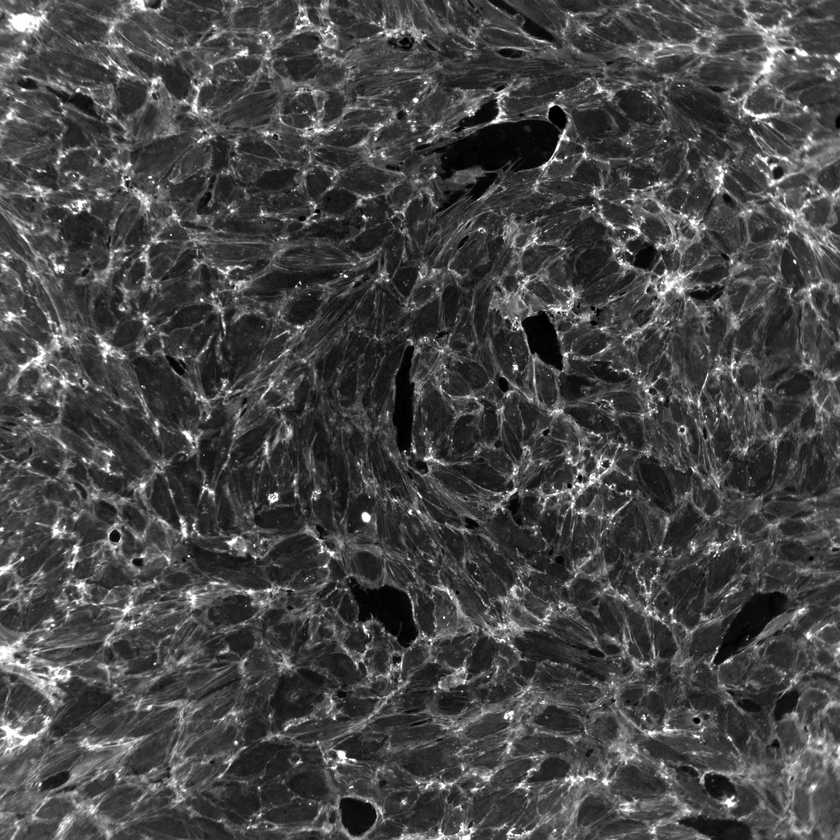
#> input picture test_image.tif, 840 x 840 px, shrunk from 1024 x 1024 before the run, found by its file name; the run also reads 1 picture not shown here
$ jupyter execute --allow-errors Python_Intercalation_Random_Forest_Notebook.ipynb   (older library calls are emulated)
#> lines starting #> are read from the running program, lines starting #| are printed output that depends on the picture; after the words box and inside, x2 and y2 are one past the last pixel; in counts of white or black regions, pixels touching at a corner belong together
Let's import all the required libraries and packages

[cell 1]
import os
import numpy as np
import skimage.io
import pandas as pd
from scipy import ndimage as nd
import skimage.morphology as skm
from scipy import ndimage
from matplotlib import pyplot as plt
from sklearn.model_selection import train_test_split
from sklearn.ensemble import RandomForestClassifier
import matplotlib.colors
import matplotlib.pyplot as plt
from skimage.filters import roberts, sobel, scharr, prewitt
import cv2
import pickle
from skimage.measure import label, regionprops

Here we initialize the 2 functions needed for later: applying all the filters and running the model training

[cell 2]
def process_images(file_name):
    """
    This function processes opened images
    in order to produce a matrix for subsequent prediction.
    It applies threshold and filters to the input image.
    """
    global image
    global mask
    global thresh
    global segmented
    global df
    global original_img_data
    image = skimage.io.imread(file_name)
#> image is the input picture: shape (840, 840); min 0, max 255, mean 69.4
    mask = skimage.io.imread(path + "Mask_Final.tif")
    # Reshape original image to a single dimension array and add to a dataframe (1st column)
    image_reshaped = image.reshape(-1)
    df = pd.DataFrame()
    df['source_image'] = image_reshaped
    # Define sigmas for filers:gaussian,minimum and median. Median filters accepts only integers (int_sigmas)
    sigmas = [0.3, 0.7, 1, 3, 5, 10]
    int_sigmas = [i for i in sigmas if isinstance(i, (int))]
    # Apply gaussian,minimum and median filters, reshape to single dimension array and add to the dataframe
    for i in range(0, len(sigmas)):
        gaussian_img = nd.gaussian_filter(image, sigma=sigmas[i])
        gaussian_img_reshaped = gaussian_img.reshape(-1)
        col_name_gauss = "Gaussian_sigma_" + str(sigmas[i])
        # print(col_name_gauss)
        df[col_name_gauss] = gaussian_img_reshaped

        min_img = nd.minimum_filter(image, size=sigmas[i])
        min_img_reshaped = min_img.reshape(-1)
        col_name_min = "Minimum_sigma_" + str(sigmas[i])
        # print(col_name_min)
        df[col_name_min] = min_img_reshaped

    for i in range(0, len(int_sigmas)):
        median_img = nd.median_filter(image, size=int_sigmas[i])
        median_img_reshaped = median_img.reshape(-1)
        col_name_median = "Median_sigma_" + str(int_sigmas[i])
        # print(col_name_median)
        df[col_name_median] = median_img_reshaped
#> this loop made 4 passes
#> pass 3, in process_images, `median_img = nd.median_filter(image, size=int_sigmas[i])`:
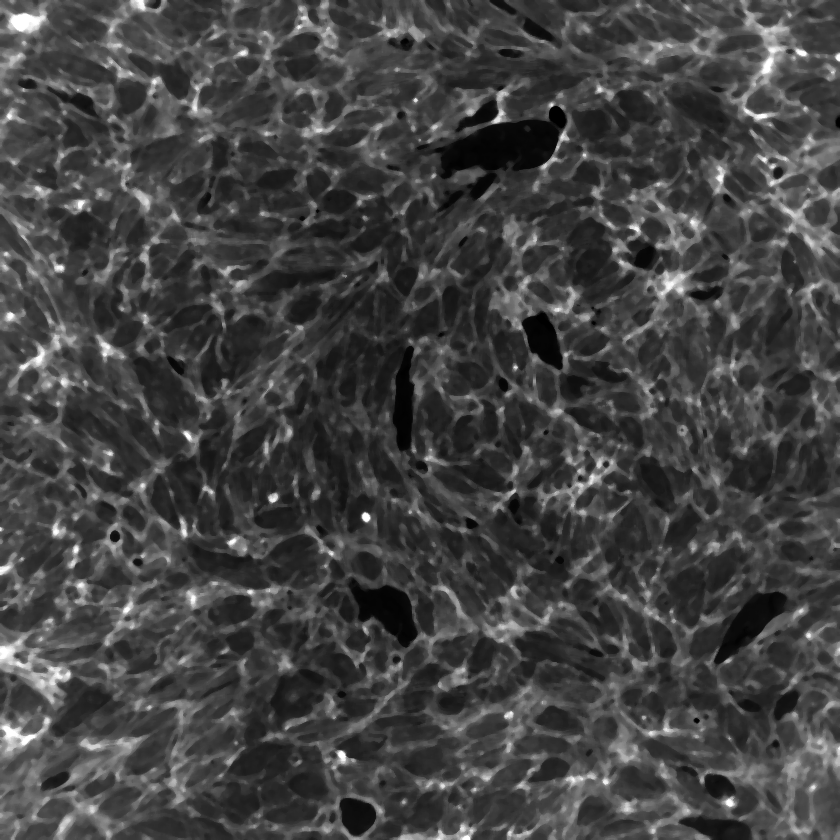
#> median_img: shape (840, 840); min 0, max 255, mean 67
    ############################################################
    # Apply more filters-features, reshape and add to the dataframe
    # CANNY EDGE
    # edges = cv2.Canny(image, 100, 200)  # Image, min and max values
    # edges1 = edges.reshape(-1)
    # df['canny_edge'] = edges1
    # ROBERTS EDGE
    edge_roberts = roberts(image)
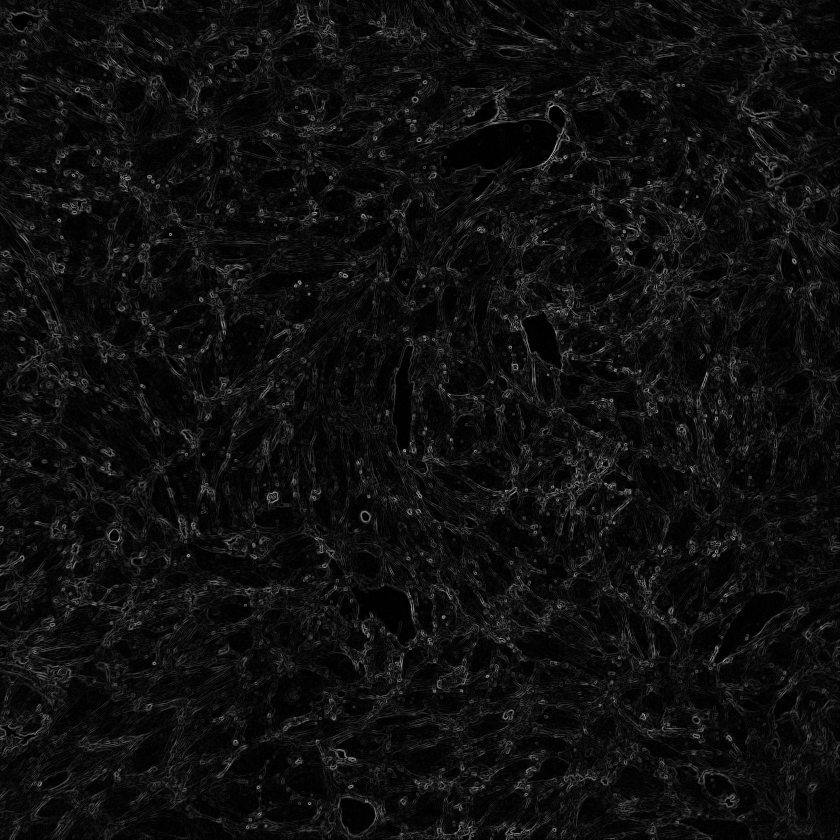
#> edge_roberts: shape (840, 840) float64; min 0, max 0.744, mean 0.0601
    edge_roberts1 = edge_roberts.reshape(-1)
    df['Roberts'] = edge_roberts1
    # SOBEL
    edge_sobel = sobel(image)
    edge_sobel1 = edge_sobel.reshape(-1)
    df['Sobel'] = edge_sobel1
    # SCHARR
    edge_scharr = scharr(image)
    edge_scharr1 = edge_scharr.reshape(-1)
    df['Scharr'] = edge_scharr1
    # PREWITT
    edge_prewitt = prewitt(image)
    edge_prewitt1 = edge_prewitt.reshape(-1)
    df['Prewitt'] = edge_prewitt1
    # Reshape the manually labeled mask image and add as Label column to he dataframe
    labeled_img = mask.reshape(-1)
    df['Labels'] = labeled_img
    # Remove the labels column and use the rest for prediction
    original_img_data = df.drop(labels=["Labels"], axis=1)
#> original_img_data = table of 705600 rows and 21 columns
    df = df[df.Labels != 0]
#> df = table of 29556 rows and 22 columns


def training_model(df):
    """
      This function is used to
      train the Random Forest Model
      for pixel classification.
      """
    global model_name
    global model
    # Define Y as the labels that you want to predict
    Y = df["Labels"].values
    # Y_Encoded=LabelEncoder().fit_transform(Y)
    # Define the independent variable X used for the prediction (the dataframe obtained before)
    X = df.drop(labels=["Labels"], axis=1)
    # Split dataset into train and test with 80% train and 20% test sets
    X_train, X_test, y_train, y_test = train_test_split(X, Y, test_size=0.2, random_state=20)
    # Define the Random Forest Classifier model
    model = RandomForestClassifier(n_estimators=20, random_state=42)
    # Train the model
    model.fit(X_train, y_train)
    # Retrive info on the feature contributions and print them in order of importance
    feature_list = list(X.columns)
    feature_imp = pd.Series(model.feature_importances_, index=feature_list).sort_values(ascending=False)
    print(feature_imp)
    # Save the trained model and make it available for future application
    model_name = "Random_Forest_Intercalation_Model"
    pickle.dump(model, open(model_name, 'wb'))

Generate a random color scale from a modified Dark2 cmap

[cell 3]
vals = np.linspace(0, 1, 256)
np.random.shuffle(vals)
mycmap = plt.cm.colors.ListedColormap(plt.cm.Dark2(vals))

Define input and output paths and read the spurce images and masks

[cell 4]
path = "C:/Users/Federico/Documents/Python_Image_Processing/Test/"
image_name = "test_image.tif"
file_name = path + image_name
# out_folder = path + "output/"
mask = skimage.io.imread(path + "Mask_Final.tif")

Now recall the process_images function to generate the image matrix for prediction

[cell 5]
process_images(file_name)

Visualize gray values histogram from source image - very useful for thresholding

[cell 6]
histogram, bin_edges = np.histogram(image, bins=255, range=(0, 255))
#> histogram = 255 values, max 10606 at index 43, min 100 at index 234, mean 2767.1; bin_edges = 256 values from 0 to 255
plt.figure()
plt.title("Source image Histogram")
plt.xlabel("Grayscale values")
plt.ylabel("Pixels")
plt.xlim([0.0, 255.0])
plt.xticks(np.arange(0, 255, step=5))
plt.plot(bin_edges[0:-1], histogram)
plt.show()
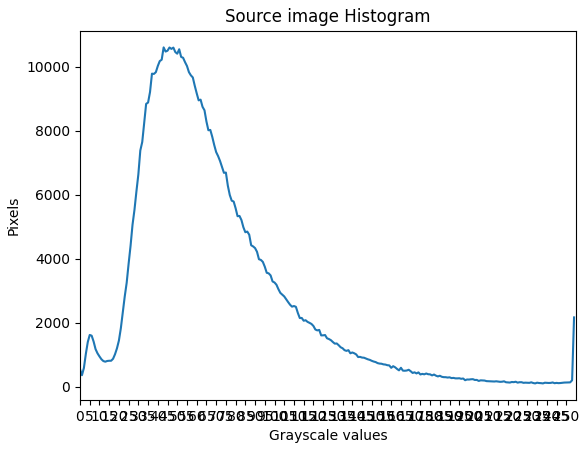
#> figure drawn by matplotlib, 1 panel; curve peaks at x = 43, y = 10606
#

Define threshold, get binary image,erode,dilate,fill holes

[cell 7]
threshold_max = 20
erode_pixels = 2
thresh = image < threshold_max
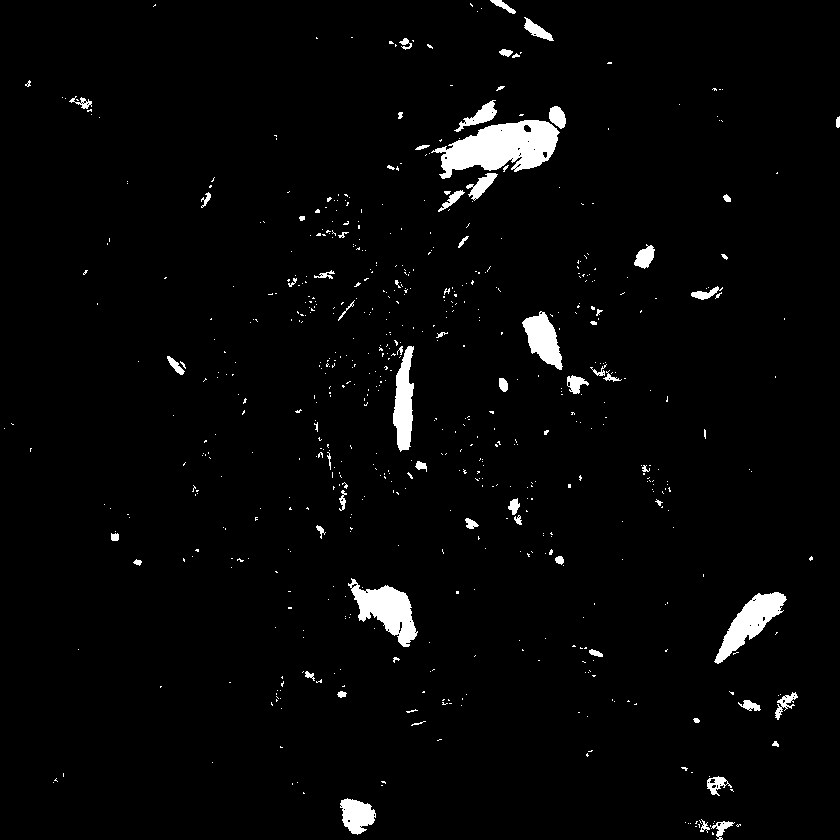
#> thresh: shape (840, 840) bool; 2.8% white; 651 white regions (581 under 20 px), largest, box (x1, y1, x2, y2) and area: (431, 120, 560, 179) 4343, (348, 578, 418, 647) 2237, (714, 592, 787, 664) 1953
thresh = skm.binary_erosion(thresh, selem=skm.disk(erode_pixels))
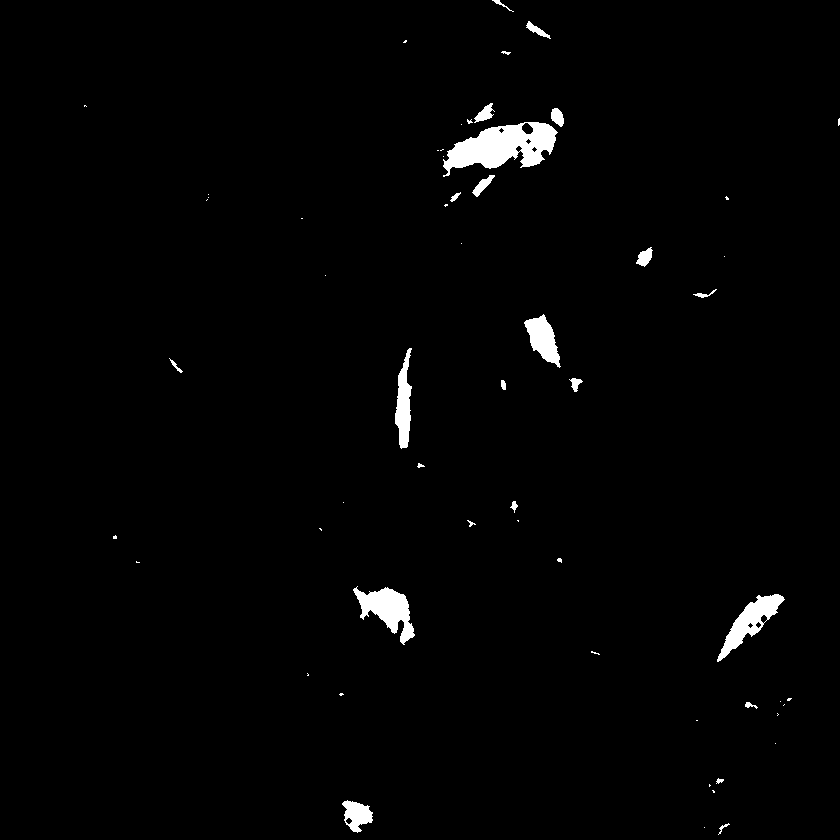
#> thresh: shape (840, 840) bool; 1.5% white; 59 white regions (35 under 20 px), largest, box (x1, y1, x2, y2) and area: (443, 122, 558, 177) 3433, (353, 586, 415, 645) 1675, (717, 594, 785, 662) 1480
thresh = skm.binary_dilation(thresh, selem=skm.disk(erode_pixels))
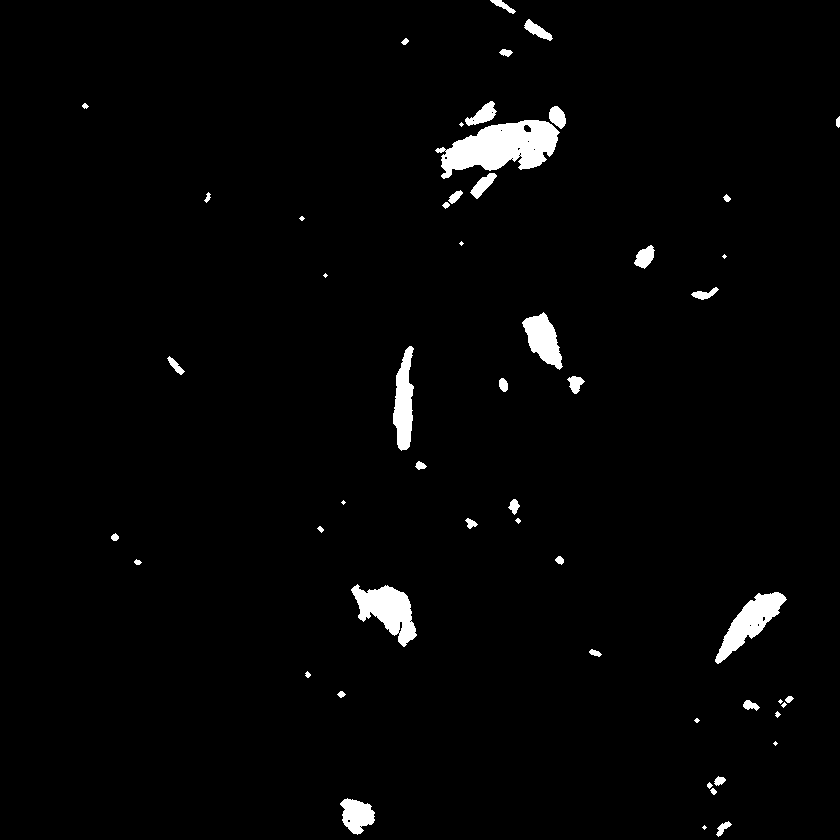
#> thresh: shape (840, 840) bool; 2.2% white; 53 white regions (11 under 20 px), largest, box (x1, y1, x2, y2) and area: (435, 120, 560, 179) 4231, (351, 584, 417, 647) 2141, (715, 592, 787, 664) 1910
thresh = ndimage.binary_fill_holes(thresh)
#> thresh: shape (840, 840) bool; 2.2% white; 53 white regions (11 under 20 px), largest, box (x1, y1, x2, y2) and area: (435, 120, 560, 179) 4285, (351, 584, 417, 647) 2160, (715, 592, 787, 664) 1920

Visualize the source image and the thresholded binary mask, side-by-side

[cell 8]
f = plt.figure()
f.add_subplot(1, 2, 1)
plt.title("Source Image")
plt.imshow(image, cmap='gray')
f.add_subplot(1, 2, 2)
plt.title("Binary Mask")
plt.imshow(thresh, cmap='jet')
# Visualize the source image and the manually-labeled mask, side-by-side
f = plt.figure()
f.add_subplot(1, 2, 1)
plt.title("Source Image")
plt.imshow(image, cmap='gray')
f.add_subplot(1, 2, 2)
plt.title("Labeled Mask")
plt.imshow(mask, cmap=mycmap)

Here we train or model based on the open images and respective masks

[cell 9]
training_model(df)

Here we apply and test the trained model to get a prediction on the desired images

[cell 10]
prediction = model.predict(original_img_data)
segmented = prediction.reshape(image.shape)

[cell 11]
# Subtract 1 to the predicted image to obtain a binary image with values 0 or 1 only
segmented = segmented - 1
# Possible to add more binary operations to the obtained mask e.g. fill holes
segmented = skm.binary_erosion(segmented, selem=skm.disk(2))
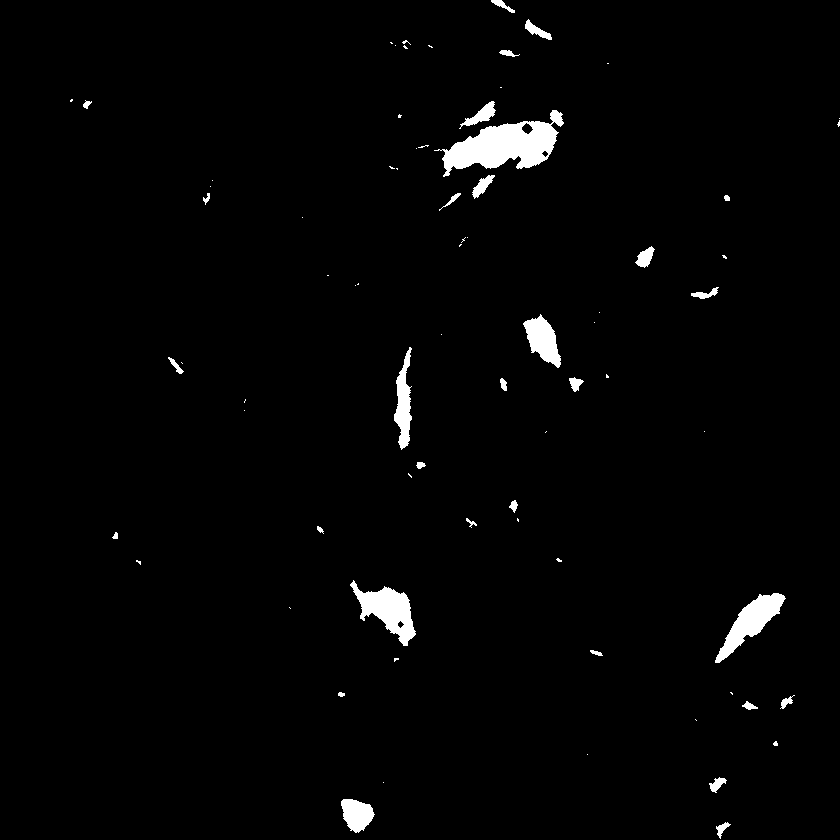
#> segmented: shape (840, 840) bool; 1.9% white; 76 white regions (45 under 20 px), largest, box (x1, y1, x2, y2) and area: (434, 110, 564, 177) 3978, (350, 580, 416, 646) 1928, (715, 593, 786, 663) 1740
segmented = ndimage.binary_fill_holes(segmented)
#> segmented: shape (840, 840) bool; 1.9% white; 76 white regions (45 under 20 px), largest, box (x1, y1, x2, y2) and area: (434, 110, 564, 177) 4072, (350, 580, 416, 646) 1952, (715, 593, 786, 663) 1740

 Display side-by-side the original image, the thresholded one and the predicted with our model

[cell 12]
f = plt.figure()
f.add_subplot(1, 2, 1)
plt.title("Original Image")
plt.imshow(image, cmap='gray')
f.add_subplot(1, 2, 2)
plt.title("Random Forest")
plt.imshow(segmented, cmap=mycmap)
